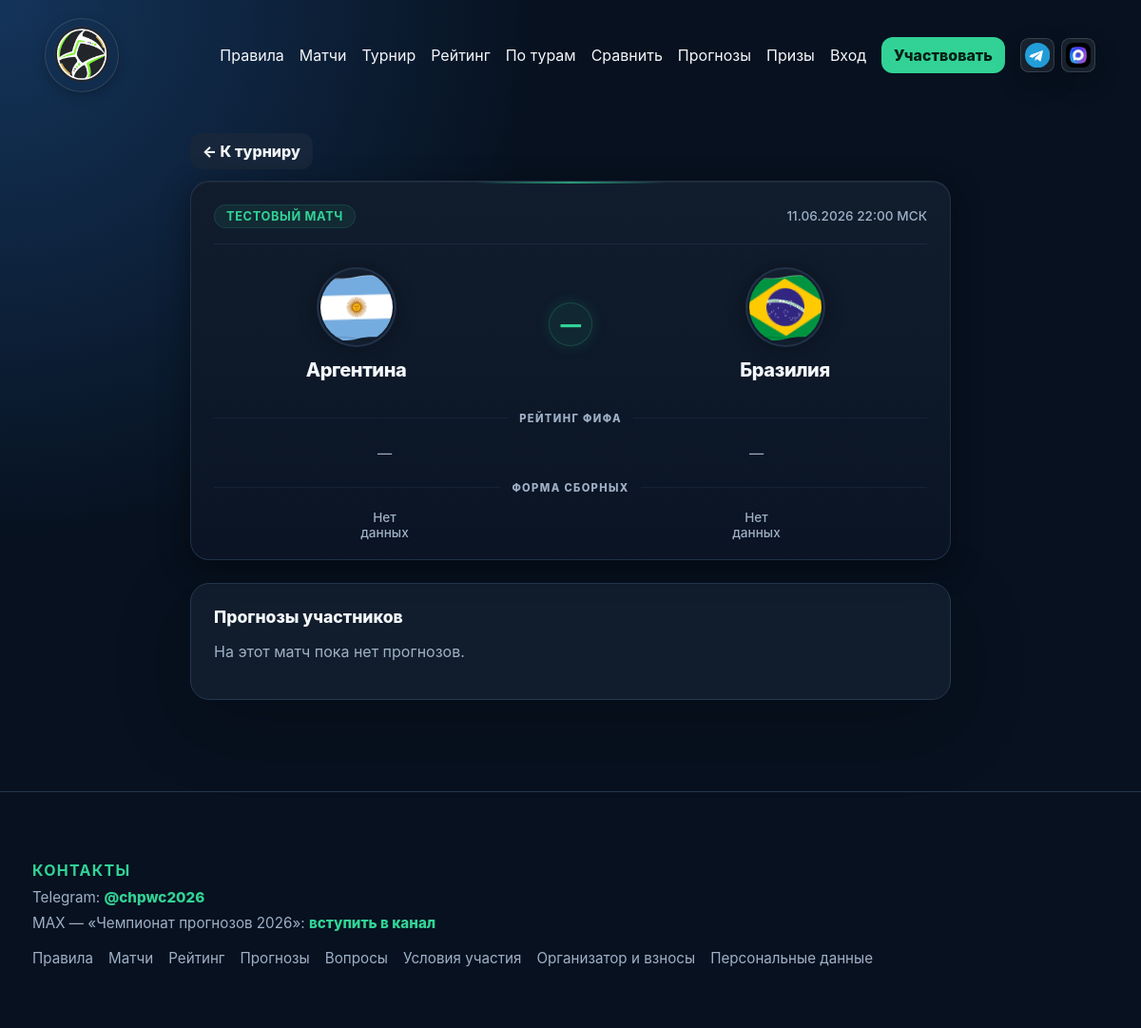
Page /match?id=1&from=tournament on the committed database.
### tables this page shows
CREATE TABLE matches (
    id INT UNSIGNED AUTO_INCREMENT PRIMARY KEY,
    stage VARCHAR(120) NOT NULL,
    bracket_code VARCHAR(20) NULL,
    home_team_id INT UNSIGNED NULL,
    away_team_id INT UNSIGNED NULL,
    placeholder_home VARCHAR(50) NULL,
    placeholder_away VARCHAR(50) NULL,
    starts_at DATETIME NOT NULL,
    home_score TINYINT UNSIGNED NULL,
    away_score TINYINT UNSIGNED NULL,
    status ENUM('scheduled', 'live', 'finished') NOT NULL DEFAULT 'scheduled',
    api_fixture_id INT UNSIGNED NULL,
    result_source ENUM('manual', 'api') NOT NULL DEFAULT 'manual',
    api_synced_at DATETIME NULL,
    created_at DATETIME NOT NULL,
    updated_at DATETIME NOT NULL,
    UNIQUE KEY matches_api_fixture_id_unique (api_fixture_id),
    INDEX matches_starts_at_idx (starts_at),
    CONSTRAINT matches_home_team_fk FOREIGN KEY (home_team_id) REFERENCES teams(id),
    CONSTRAINT matches_away_team_fk FOREIGN KEY (away_team_id) REFERENCES teams(id)
);

CREATE TABLE teams (
    id INT UNSIGNED AUTO_INCREMENT PRIMARY KEY,
    name VARCHAR(120) NOT NULL UNIQUE,
    code VARCHAR(12) NULL UNIQUE,
    group_name CHAR(1) NULL COMMENT 'Устарело: группы задаются в app/worldcup2026_groups.php',
    fifa_rank SMALLINT UNSIGNED NULL,
    brief_note VARCHAR(600) NULL,
    form_last5 VARCHAR(40) NULL,
    api_team_id INT UNSIGNED NULL,
    created_at DATETIME NOT NULL,
    updated_at DATETIME NOT NULL,
    UNIQUE KEY teams_api_team_id_unique (api_team_id)
);

### app/bootstrap.php (called while the page is built, shortened)
<?php
$config = require dirname(__DIR__) . '/config/config.php';
date_default_timezone_set($config['app']['timezone']);
function config(?string $key = null, $default = null)
{
    global $config;
    $value = $config;
    foreach (explode('.', $key) as $part) {
        if (!is_array($value) || !array_key_exists($part, $value)) {
            return $default;
        }
        $value = $value[$part];
    }
    return $value;
}
function db(): PDO
{
    static $pdo = null;
    if ($pdo instanceof PDO) {
        return $pdo;
    }
    $db = config('db');
    $dsn = sprintf(
        'mysql:host=%s;dbname=%s;charset=%s',
        $db['host'],
        $db['database'],
        $db['charset']
    );
    $pdo = new PDO($dsn, $db['username'], $db['password'], [
        PDO::ATTR_ERRMODE => PDO::ERRMODE_EXCEPTION,
        PDO::ATTR_DEFAULT_FETCH_MODE => PDO::FETCH_ASSOC,
        PDO::ATTR_EMULATE_PREPARES => false,
    ]);
    return $pdo;
}
function h(?string $value): string
{
    return htmlspecialchars((string) $value, ENT_QUOTES | ENT_SUBSTITUTE, 'UTF-8');
}
function view(string $template, array $data = []): void
{
    require dirname(__DIR__) . '/views/partials/layout.php';
}
require __DIR__ . '/domain.php';

### app/worldcup2026_groups.php (called while the page is built, shortened)
<?php
function worldcup2026_team_code(?string $code, string $name = ''): ?string
{
    if ($code !== null && $code !== '') {
        $u = strtoupper(trim($code));
        if (isset(WORLD_CUP_2026_TEAMS[$u])) {
            return $u;
        }
    }
    return null;
}
function find_worldcup2026_team_id(?string $code, string $name = ''): ?int
{
    $resolved = worldcup2026_team_code($code, $name);
    $stmt = db()->prepare('SELECT id FROM teams WHERE UPPER(code) = ? LIMIT 1');
    $stmt->execute([$resolved]);
    $id = $stmt->fetchColumn();
    if ($id) {
        return (int) $id;
    }
    foreach (db()->query('SELECT id, name, code FROM teams')->fetchAll() as $row) {
        if (worldcup2026_team_code(
            $row['code'] !== null && (string) $row['code'] !== '' ? (string) $row['code'] : null,
            (string) $row['name']
        ) === $resolved) {
            return (int) $row['id'];
        }
    }
    return null;
}
function consolidate_worldcup2026_team_duplicates(): void
{
    $rows = db()->query(
        'SELECT id, name, code, fifa_rank, brief_note, form_last5, api_team_id FROM teams ORDER BY id'
    )->fetchAll();
    $byCode = [];
    foreach ($rows as $row) {
        $resolved = worldcup2026_team_code(
            $row['code'] !== null && (string) $row['code'] !== '' ? (string) $row['code'] : null,
            (string) $row['name']
        );
        $byCode[$resolved][] = $row;
    }
    $scoreRow = static function (array $row): int {
        $score = 0;
        if ($row['code'] !== null && trim((string) $row['code']) !== '') {
            $score += 100;
        }
        if ($row['api_team_id'] !== null && (int) $row['api_team_id'] > 0) {
            $score += 20;
        }
        if ($row['fifa_rank'] !== null && $row['fifa_rank'] !== '') {
            $score += 10;
        }
        if (trim((string) ($row['brief_note'] ?? '')) !== '') {
            $score += 5;
        }
        if (trim((string) ($row['form_last5'] ?? '')) !== '') {
            $score += 5;
        }
        return $score;
    };
    $updateCanonical = db()->prepare(
        'UPDATE teams
         SET name = ?, code = ?,
             fifa_rank = COALESCE(?, fifa_rank),
             brief_note = COALESCE(?, brief_note),
             form_last5 = COALESCE(?, form_last5),
             api_team_id = COALESCE(?, api_team_id),
             updated_at = NOW()
         WHERE id = ?'
    );
    foreach ($byCode as $fifaCode => $group) {
        $meta = WORLD_CUP_2026_TEAMS[$fifaCode];
        usort($group, static fn (array $a, array $b): int => $scoreRow($b) <=> $scoreRow($a));
        $canonical = $group[0];
        $canonicalId = (int) $canonical['id'];
        $fifaRank = $canonical['fifa_rank'];
        $briefNote = $canonical['brief_note'];
        $formLast5 = $canonical['form_last5'];
        $apiTeamId = $canonical['api_team_id'];
        $updateCanonical->execute([
            $meta['name_ru'],
            $fifaCode,
            $fifaRank !== null && $fifaRank !== '' ? (int) $fifaRank : null,
            trim((string) ($briefNote ?? '')) !== '' ? (string) $briefNote : null,
            trim((string) ($formLast5 ?? '')) !== '' ? (string) $formLast5 : null,
            $apiTeamId !== null && (int) $apiTeamId > 0 ? (int) $apiTeamId : null,
            $canonicalId,
        ]);
    }
}
function worldcup2026_flag_path(?string $code, string $name = ''): ?string
{
    $resolved = worldcup2026_team_code($code, $name);
    return '/assets/flags/' . $resolved . '.svg';
}
function ensure_worldcup2026_teams_in_db(): void
{
    $done = true;
    consolidate_worldcup2026_team_duplicates();
    $insert = db()->prepare(
        'INSERT INTO teams (name, code, created_at, updated_at) VALUES (?, ?, NOW(), NOW())'
    );
    foreach (WORLD_CUP_2026_TEAMS as $code => $meta) {
        if (find_worldcup2026_team_id($code, $meta['name_ru']) !== null) {
            continue;
        }
        $insert->execute([$meta['name_ru'], $code]);
    }
}

### views/match.php (the view, shortened to what this page needs)
<?php
$matchBack = match_back_navigation();
$homeCode = $match['home_code'] ?? null;
$awayCode = $match['away_code'] ?? null;
$homeTeam = (string) $match['home_team'];
$awayTeam = (string) $match['away_team'];
$homeFlag = worldcup2026_flag_path($homeCode, $homeTeam);
$awayFlag = worldcup2026_flag_path($awayCode, $awayTeam);
$homeRank = $match['home_fifa_rank'] !== null && $match['home_fifa_rank'] !== '' ? (int) $match['home_fifa_rank'] : null;
$awayRank = $match['away_fifa_rank'] !== null && $match['away_fifa_rank'] !== '' ? (int) $match['away_fifa_rank'] : null;
$homeForm = trim((string) ($match['home_form_last5'] ?? ''));
$awayForm = trim((string) ($match['away_form_last5'] ?? ''));
?>
<div class="match-page-container">
    <p class="page-back-row">
        <a class="button small secondary" href="<?= h($matchBack['url']) ?>">← <?= h($matchBack['label']) ?></a>
    </p>
    <div class="card match-dashboard-card">
        <div class="match-dashboard-header">
            <span class="match-dashboard-stage"><?= h($match['stage']) ?></span>
            <span class="match-dashboard-time">
                <?= h(date('d.m.Y H:i', strtotime($match['starts_at']))) ?> МСК
            </span>
        </div>
        <div class="match-duel">
            <div class="match-team-profile match-team-profile--home">
                <div class="match-flag-wrapper">
                    <?php if ($homeFlag): ?>
                        <img class="match-dashboard-flag" src="<?= h($homeFlag) ?>" alt="<?= h($homeTeam) ?>" decoding="async">
                    <?php endif; ?>
                </div>
                <h2 class="match-team-name"><?= h($homeTeam) ?></h2>
            </div>
            <div class="match-vs-score">
                <?php if ($match['home_score'] !== null): ?>
                    <div class="match-score-display">
                        <span class="score-num"><?= (int) $match['home_score'] ?></span>
                        <span class="score-colon">:</span>
                        <span class="score-num"><?= (int) $match['away_score'] ?></span>
                    </div>
                <?php elseif (($match['status'] ?? '') === 'live'): ?>
                    <div class="match-vs-badge live-pill-text"><?= h(match_live_pill_label()) ?></div>
                <?php else: ?>
                    <div class="match-vs-badge" aria-label="против">—</div>
                <?php endif; ?>
            </div>
            <div class="match-team-profile match-team-profile--away">
                <div class="match-flag-wrapper">
                    <?php if ($awayFlag): ?>
                        <img class="match-dashboard-flag" src="<?= h($awayFlag) ?>" alt="<?= h($awayTeam) ?>" decoding="async">
                    <?php endif; ?>
                </div>
                <h2 class="match-team-name"><?= h($awayTeam) ?></h2>
            </div>
        </div>
        <div class="match-stats-section">
            <div class="match-section-divider">
                <span>Рейтинг ФИФА</span>
            </div>
            <div class="match-stats-row">
                <div class="match-stat-value">
                    <?= $homeRank !== null ? '<strong>' . $homeRank . '</strong> <small>место</small>' : '<span class="muted">—</span>' ?>
                </div>
                <div class="match-stat-value">
                    <?= $awayRank !== null ? '<strong>' . $awayRank . '</strong> <small>место</small>' : '<span class="muted">—</span>' ?>
                </div>
            </div>
            <div class="match-section-divider">
                <span>Форма сборных</span>
            </div>
            <div class="match-stats-row">
                <div class="match-stat-value">
                    <?= match_form_badges_html($homeForm) ?>
                </div>
                <div class="match-stat-value">
                    <?= match_form_badges_html($awayForm) ?>
                </div>
            </div>
        </div>
    </div>
    <div class="card match-predictions-card">
        <div class="match-predictions-head">
            <h2>Прогнозы участников</h2>
        </div>
        <?php if (!match_started($match)): ?>
            <p class="muted">Список участников и их счётов откроется после начала матча.</p>
            <p class="muted small-print">Приём прогнозов закроется за <?= (int) config('app.prediction_lock_minutes') ?> минут до стартового свистка.</p>
        <?php elseif (!$predictions): ?>
            <p class="muted">На этот матч пока нет прогнозов.</p>
        <?php endif; ?>
    </div>
</div>

### rows in the picture
matches: stage "ТЕСТОВЫЙ МАТЧ", starts_at "11.06.2026 22:00", home_team.name "Аргентина", away_team.name "Бразилия"

### other values in the picture
$matchBack['label'] "К турниру"
contest_max_channel_name() "Чемпионат прогнозов 2026"
